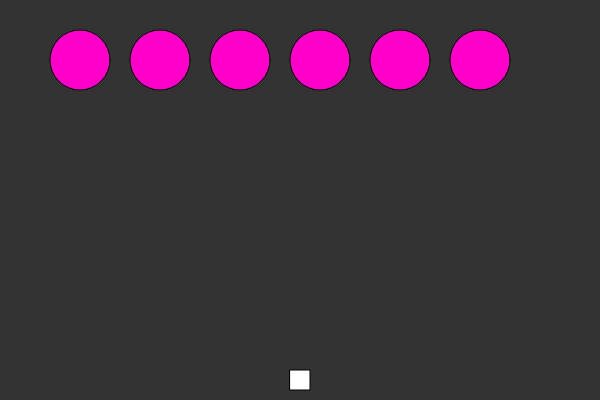
Frame 1 (no input)
Frame 60 (no input): identical to frame 1, image omitted
Frame 120 (the mouse pressed at the canvas centre since frame 60): identical to frame 1, image omitted

The p5.js sketch that drew this single still picture (run headless with seeded random() and noise() and a simulated clock; from frame 60 on, the mouse is pressed at the canvas centre):

// p5.js sketch
// ── sketch.js
var ship;
var flowers = [];
var drops = [];

function setup() {
  
  	createCanvas(600, 400);
  	ship = new Ship();
  	for(var i = 0; i < 6 ; i++)
  		flowers[i] = new Flower(i*80+80,60);
}

function draw() {
	background(51);
	ship.show();
  	for(var i = 0; i < drops.length ; i++)
  	{
  		drops[i].show();
  		drops[i].move();
  	}
  	for(var j = 0; j < flowers.length ; j++)
  		flowers[j].show();
}

function keyPressed(){
	if(key === ' '){
		drops.push( new Drop(ship.x, ship.y) );
	}
	if(keyCode === RIGHT_ARROW){
		ship.move(1);
	}else if(keyCode === LEFT_ARROW){
		ship.move(-1);
	}
}

function Ship() {
	this.x = width/2;
	this.y = height;

	this.show = function() {
		fill(255);
		rectMode(CENTER);
		rect(this.x, height-20, 20, 20);
	};
	this.move = function(dir) {
		this.x += dir * 10;
	};
}

function Flower(x, y) {
	this.x = x;
	this.y = y;
	this.show = function() {
		fill(255, 0, 200);
		ellipse(this.x, this.y, 60, 60);
	};
	this.move = function(dir) {
		this.x += dir * 10;
	};
}

function Drop(x, y) {
	this.x = x;
	this.y = y;
	this.show = function() {
		noStroke();
		fill(50, 0, 255);
		ellipse(this.x, this.y, 16, 16);
	};
	this.move = function() {
		this.y -= 5;
	};
}
